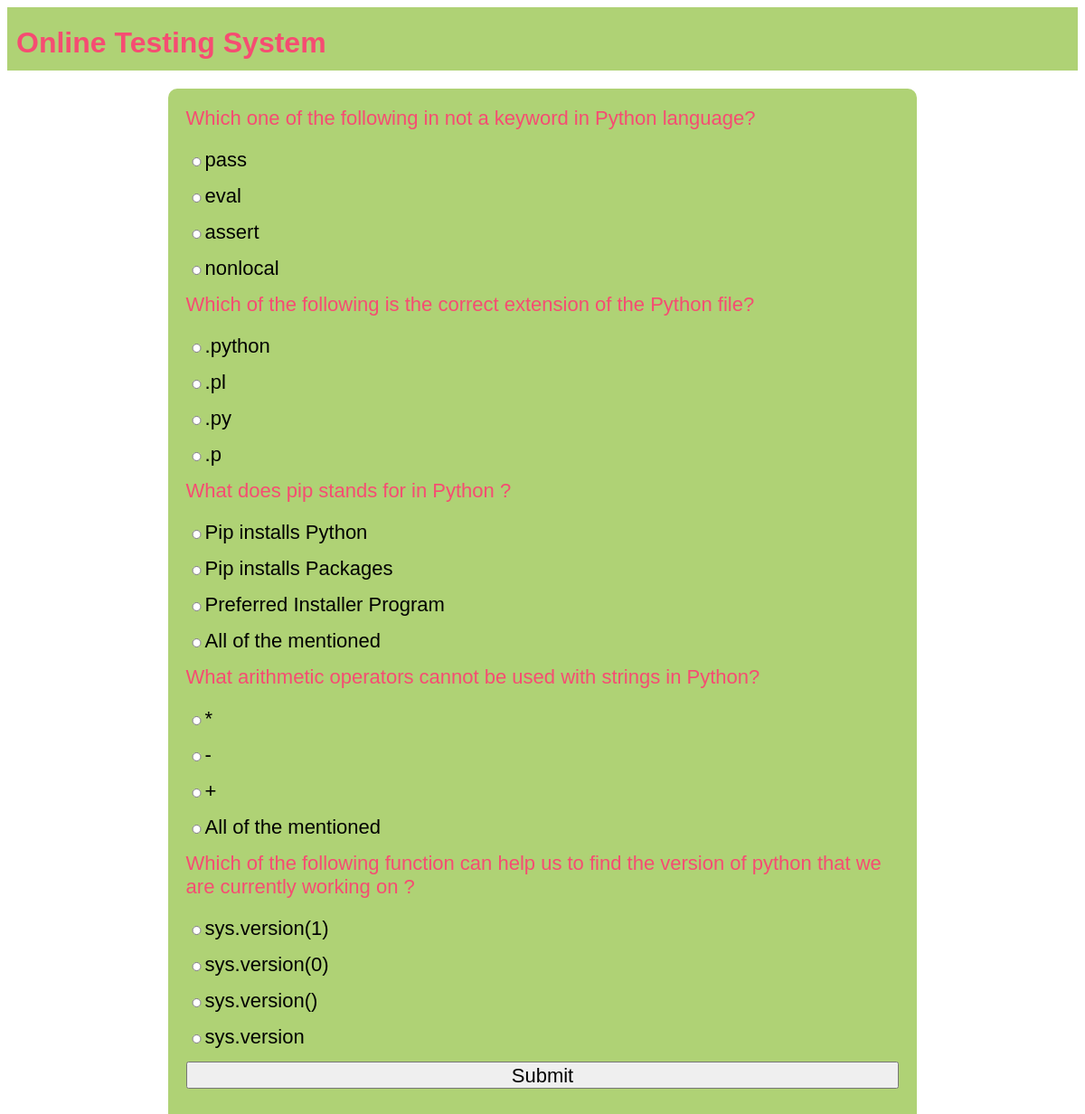
The page /test-paper?n=5 on the database its author committed.
### OTS/models.py (models this page shows)
class Question(models.Model):
    qid=models.BigAutoField(primary_key=True,auto_created=True)
    que=models.TextField()
    a=models.CharField(max_length=255)
    b=models.CharField(max_length=255)
    c=models.CharField(max_length=255)
    d=models.CharField(max_length=255)
    ans=models.CharField(max_length=2)

### OTS/views.py (the view)
# urls.py: path('test-paper',testPaper, name='testPaper'),
def testPaper(request):
    if 'name' not in request.session.keys():
        res=HttpResponseRedirect("login")
    n=int(request.GET['n'])
    question_pool=list(Question.objects.all())
    random.shuffle(question_pool)
    questions_list=question_pool[:n]
    context={'questions':questions_list}
    res=render(request,'test_paper.html',context)
    return res

### OTS/templates/test_paper.html (shortened to what this page needs)
{% extends 'main.html' %}
{% block content %}
<form action="{% url 'OTS:calculateTest' %}" method="post">
    {% for question in questions %}
    <div class="question">
        {{question.que}}
    </div>
    <div class="options"><input type="radio" name="q{{question.qid}}" value="a">{{question.a}}</div>
    <div class="options"><input type="radio" name="q{{question.qid}}" value="b">{{question.b}}</div>
    <div class="options"><input type="radio" name="q{{question.qid}}" value="c">{{question.c}}</div>
    <div class="options"><input type="radio" name="q{{question.qid}}" value="d">{{question.d}}</div>
    {% endfor %}
    <div><input type="submit" value="Submit"></div>
</form>
{%endblock%}

### OTS/templates/main.html (shortened to what this page needs)
<!DOCTYPE html>
{% load static %}
<html lang="en">
<head>
    <link rel="stylesheet" href="{% static 'theme.css' %}">
    <link rel="stylesheet" href="{% static 'formstyle.css' %}">
    <link rel="stylesheet" href="{% static 'buttonstyle.css' %}">
</head>
<body>
    <div class="top">
        <div class="sitename"><h1>Online Testing System</h1></div>
    </div>
    <div class="content">
        {% block content%}{%endblock%}
    </div>
</body>
</html>

### OTS/static/theme.css (style rules this page uses)
* { font-family: 'Gill Sans', 'Gill Sans MT', Calibri, 'Trebuchet MS', sans-serif; }
.top { height: 50px; background-color: #AFD275; margin-bottom: 20px; padding: 10px; }
.top div.sitename { display: inline-block; color: #F64C72; position:relative; top: -10px; }
.content { width: 70%; margin-left: auto; margin-right: auto; }

### OTS/static/formstyle.css (style rules this page uses)
form { box-sizing: border-box; padding: 20px; border-radius: 10px; background-color: #afd275; display: table; width: 100%; }
input { display: block; width: 100%; margin-bottom: 20px; height: 30px; font-size: 22px; }
.question { color: #f64c72; font-size: 22px; margin-bottom: 20px; }
.options { font-size: 22px; }
.options input { display: inline; width: fit-content; height: 10px; }

### rows shown on the page
Question: que "Which one of the following in not a keyword in Python language?", a "pass", b "eval", c "assert", d "nonlocal"
Question: que "Which of the following is the correct extension of the Python file?", a ".python", b ".pl", c ".py", d ".p"
Question: que "What does pip stands for in Python ?", a "Pip installs Python", b "Pip installs Packages", c "Preferred Installer Program", d "All of the mentioned"
Question: que "What arithmetic operators cannot be used with strings in Python?", a "*", b "-", c "+", d "All of the mentioned"
Question: que "Which of the following function can help us to find the version of python that we are currently working on ?", a "sys.version(1)", b "sys.version(0)", c "sys.version()", d "sys.version"
